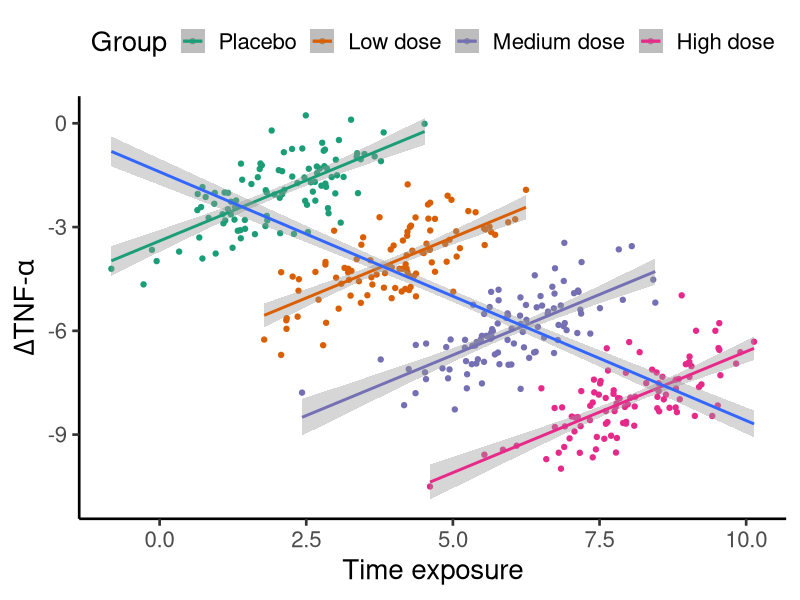
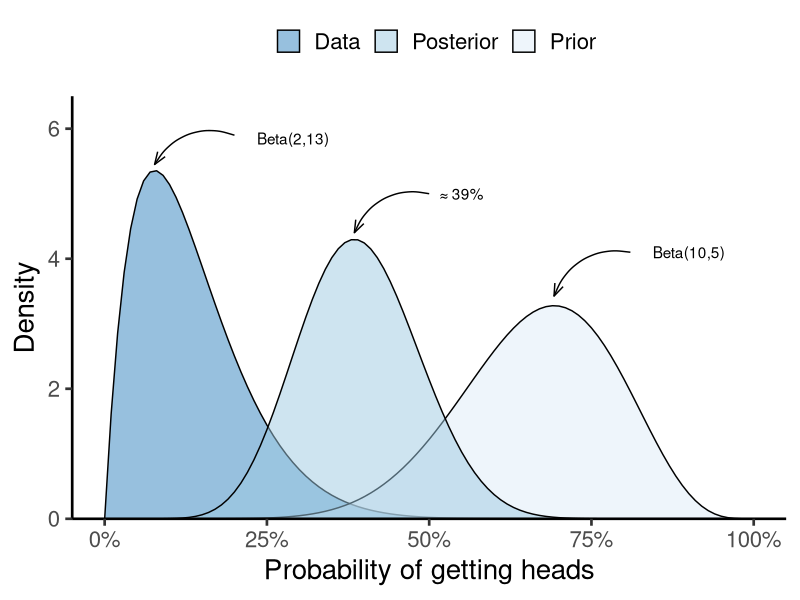

Reproduce these figures in R, in order.
## ---- chunk 1
#| include: false
library(ggplot2)
library(bayestestR)
library(data.table)

theme_set(new = theme_classic(base_size = 20))
## ---- chunk 2
#| code-fold: true
#| message: false
#| fig-cap: "In this example, the whole sample correlation is about -0.71 (meaning a negative relationship), but the within group correlation is 0.7 (the exact opposite effect). This phenomenom is better known as Simpson's Paradox."

sim_data <- simulate_simpson(n = 100, 
                             difference = 2, 
                             groups = 4, 
                             r = .7) |> 
  as.data.table()

sim_data[, Group := factor(Group, 
                           levels = c("G_1","G_2","G_3","G_4"),
                           labels = c("Placebo", "Low dose", "Medium dose", "High dose"))]

ggplot(sim_data, aes(V1, V2, col = Group)) +
  geom_point() +
  geom_smooth(method = "lm") +
  geom_smooth(method = "lm", aes(group = 1, col = NULL)) +
  scale_color_brewer(type = "qual", palette = 2) +
  labs(x = "Time exposure", y = expression(Delta*"TNF-"*alpha)) +
  theme(legend.position = "top")
## ---- chunk 3
#| code-fold: true
#| fig-cap: "Graphical representation of the posterior probability as the combination of both the data and the prior evidence"

# Prior and Likelihood functions
data = function(x, to_log = FALSE) dbeta(x, 2, 13, log = to_log)
prior = function(x, to_log = FALSE) dbeta(x, 10, 5, log = to_log)

# Posterior
posterior = function(x) {
  p_fun = function(i) {
    # Operation is on log-scale merely for computing performance
    # and minimize rounding errors giving the small nature of
    # probability density values at each interval.
    i_log = data(i, to_log = TRUE) + prior(i, to_log = TRUE)
    # Then transformed back to get probabilities again
    exp(i_log)
  }
  
  # Then we integrate using base function `integrate`
  const = integrate(f = p_fun, 
                    lower = 0L,  upper = 1L, 
                    subdivisions = 1e4L,
                    rel.tol = .Machine$double.eps)$value
  p_fun(x) / const
}

## Plotting phase

### Color palette
col_pal <- c(Prior = "#DEEBF7", 
             Data = "#3182BD", 
             Posterior = "#9ECAE1")
### Main plotting code
ggplot() +
  #### Main probability density functions
  stat_function(aes(fill = "Data"), fun = data, geom = "density", alpha = 1/2) +
  stat_function(aes(fill = "Prior"), fun = prior, geom = "density", alpha = 1/2) +
  stat_function(aes(fill = "Posterior"), fun = posterior, geom = "density", alpha = 1/2) +
  #### Minor aesthetics tweaks
  labs(fill = "", y = "Density", x = "Probability of getting heads") +
  scale_fill_manual(values = col_pal, aesthetics = "fill") +
  scale_x_continuous(labels = scales::label_percent(), 
                     limits = c(0,1)) +
  scale_y_continuous(expand = c(0,0), limits = c(0, 6.5)) +
  theme(legend.position = "top",
        legend.spacing.x = unit(3, "mm")) +
  #### Arrows
  geom_curve(aes(x = .81, y = 4.1, xend = .69232, yend = 3.425), curvature = .4,
               arrow = arrow(length = unit(1/3, "cm"), angle = 20)) +
  geom_text(aes(x = .9, y = 4.1, label = "Beta(10,5)")) +
  geom_curve(aes(x = .2, y = 5.9, xend = .07693, yend = 5.45), curvature = .4,
               arrow = arrow(length = unit(1/3, "cm"), angle = 20)) +
  geom_text(aes(x = .29, y = 5.85, label = "Beta(2,13)")) +
  geom_curve(aes(x = .5, y = 5, xend = .3847, yend = 4.4), curvature = .4,
               arrow = arrow(length = unit(1/3, "cm"), angle = 20)) +
  geom_text(aes(x = .55, y = 5, label = "≈ 39%"))
